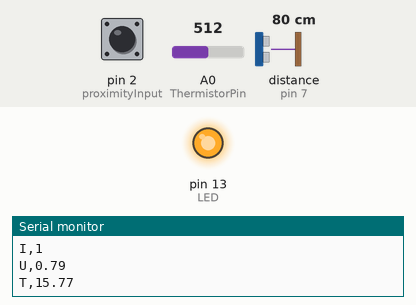
This sketch was run on a simulated Arduino Uno, built with avr-gcc and run on an emulated ATmega328P. On the bench: output pins drawn as LEDs (lit = HIGH), the last lines printed to the serial monitor. Wiring (inferred from the names in the program): range finder with pulse-width output: data pin 7. Inputs (shaded band) come from the test bench; at power-on: pin 2 (proximityInput) HIGH, A0 (ThermistorPin) = 512, distance to the obstacle (sensor on pin 7) 80 cm. The echo pulse lasts 58.3 µs per cm.

Above: at 1.2 s.
1.3 s: pin 2 (proximityInput) pulled LOW for 1 s
At 1.9 s:
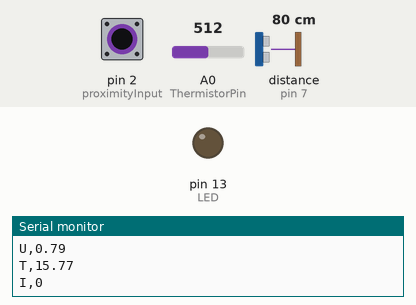
4.5 s: pin 2 (proximityInput) pulled LOW for 3.2 s
At 9.9 s:
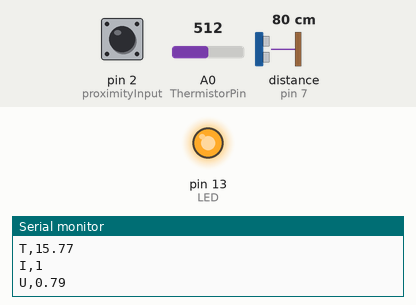
Timing chart, 0 to 11.4 s (numbered marks = the images above; inputs shaded):
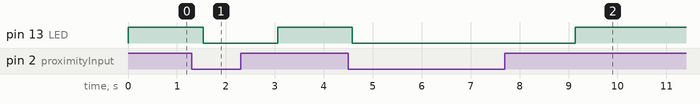

The sketch:

InductProx_Ultrasonic.ino
```cpp
/*
Code for Inductive Proximity Sensor, Ultrasonic Rangefinder, and Thermistor
Goal is to have the LED turn on when the inductive proximity sensor detects something
and to print values for all sensors to serial so we can read them in C++

March 21, 2023
*/

//////////////////////////////////////////////////////////
// Inductive Proximity Sensor Variables
//////////////////////////////////////////////////////////

// Input Output
const int proximityInput = 2;
const int LED = 13;

// Sensor Variable
int InductiveSensorState;

// String to C
String InductMessage;

//////////////////////////////////////////////////////////
// Ultrasonic Rangefinder Variables
//////////////////////////////////////////////////////////

// Use digital pin 7 to read PW from the device. Pin number does not change in this code
const int pwPin = 7;

// Store calculated value
long pW;
float inches, cm, meters;

// Sensor Variable
float UltrasonicSensorState;

// String to C
String UltrasonicMessage;

//////////////////////////////////////////////////////////
// Thermistor Variables
//////////////////////////////////////////////////////////
int ThermistorPin = A0;
int Vo;
float R1 = 100000;
float logR2, R2, T, Tc, Tf;
float c1 = 1.009249522e-03, c2 = 2.378405444e-04, c3 = 2.019202697e-07;
String ThermistorMessage;

//////////////////////////////////////////////////////////
// Setup both sensors and serial connection
//////////////////////////////////////////////////////////

void setup() {
  // Sets up pins as Input and Output (Inductive Proximity Sensor)
  pinMode(proximityInput, INPUT_PULLUP);
  pinMode(LED, OUTPUT);

  // Sets up pins as Input and Output (Ultrasonic Rangefinder)
  pinMode(pwPin, INPUT);

  // Setup the serial connection
  Serial.begin(115200);
}

//////////////////////////////////////////////////////////
// Function to read ultrasonic rangefinder (returns distance in meters)
//////////////////////////////////////////////////////////

float read_usRange() {
  // Read pulse sent by device
  // Conversion for PW: 147 uS per Inch
  pW = pulseIn(pwPin, HIGH);

  inches = pW/147;
  cm = inches * 2.54;
  meters = cm/100;

  return meters;
}

//////////////////////////////////////////////////////////
// Short delay (500 ms) to allow everything to be transmitted before sending new value
//////////////////////////////////////////////////////////
void short_delay() {
  delay(500);
}

//////////////////////////////////////////////////////////
// Read both sensors and transmit their values
//////////////////////////////////////////////////////////

void loop() {

  //////////////////////////////////////////////////////////
  // Read and transmit inductive proximity sensor value
  //////////////////////////////////////////////////////////

  // Reads the value as either high or low
  InductiveSensorState = digitalRead(proximityInput);

  // Get the value as a string with its identifier
  if ( InductiveSensorState == LOW ) {
    InductMessage = "I,0\n\r";
  }
  else {
    InductMessage = "I,1\n\r";
  }

  // Print the sensor data to serial
  Serial.print(InductMessage);

  // sensorState == LOW means there is a detectable object within sensor's proximity
  if (InductiveSensorState == HIGH) {
    // Turn the LED on
    digitalWrite(LED, HIGH);
  }
  else {
    digitalWrite(LED, LOW);
  }

  //////////////////////////////////////////////////////////
  // Short delay
  //////////////////////////////////////////////////////////
  short_delay();

  //////////////////////////////////////////////////////////
  // Read and transmit ultrasonic rangefinder value
  //////////////////////////////////////////////////////////

  // Read the data
  UltrasonicSensorState = read_usRange();

  // Get the value as a string with its identifier
  UltrasonicMessage = "U," + String(UltrasonicSensorState) + "\n\r";

  // Print sensor data to serial
  Serial.print(UltrasonicMessage);

  //////////////////////////////////////////////////////////
  // Short delay
  //////////////////////////////////////////////////////////
  short_delay();

  //////////////////////////////////////////////////////////
  // Read and transmit ultrasonic rangefinder value
  //////////////////////////////////////////////////////////

  Vo = analogRead(ThermistorPin);
  R2 = R1 * (1023.0 / (float)Vo - 1.0);
  logR2 = log(R2);
  T = (1.0 / (c1 + c2*logR2 + c3*logR2*logR2*logR2));
  Tc = T - 273.15;
  Tf = (Tc * 9.0)/ 5.0 + 32.0;

  // Get the value as a string with its identifier
  ThermistorMessage = "T," + String(-Tf) + "\n\r";

  Serial.print(ThermistorMessage);

  //////////////////////////////////////////////////////////
  // Short delay
  //////////////////////////////////////////////////////////
  short_delay();

}
```

Measured:
- after the input at 1.3 s, pin 13 (LED): HIGH → LOW after 0.24 s, → HIGH 1.5 s later
- after the input at 4.5 s, pin 13 (LED): HIGH → LOW after 0.08 s, → HIGH 4.6 s later
